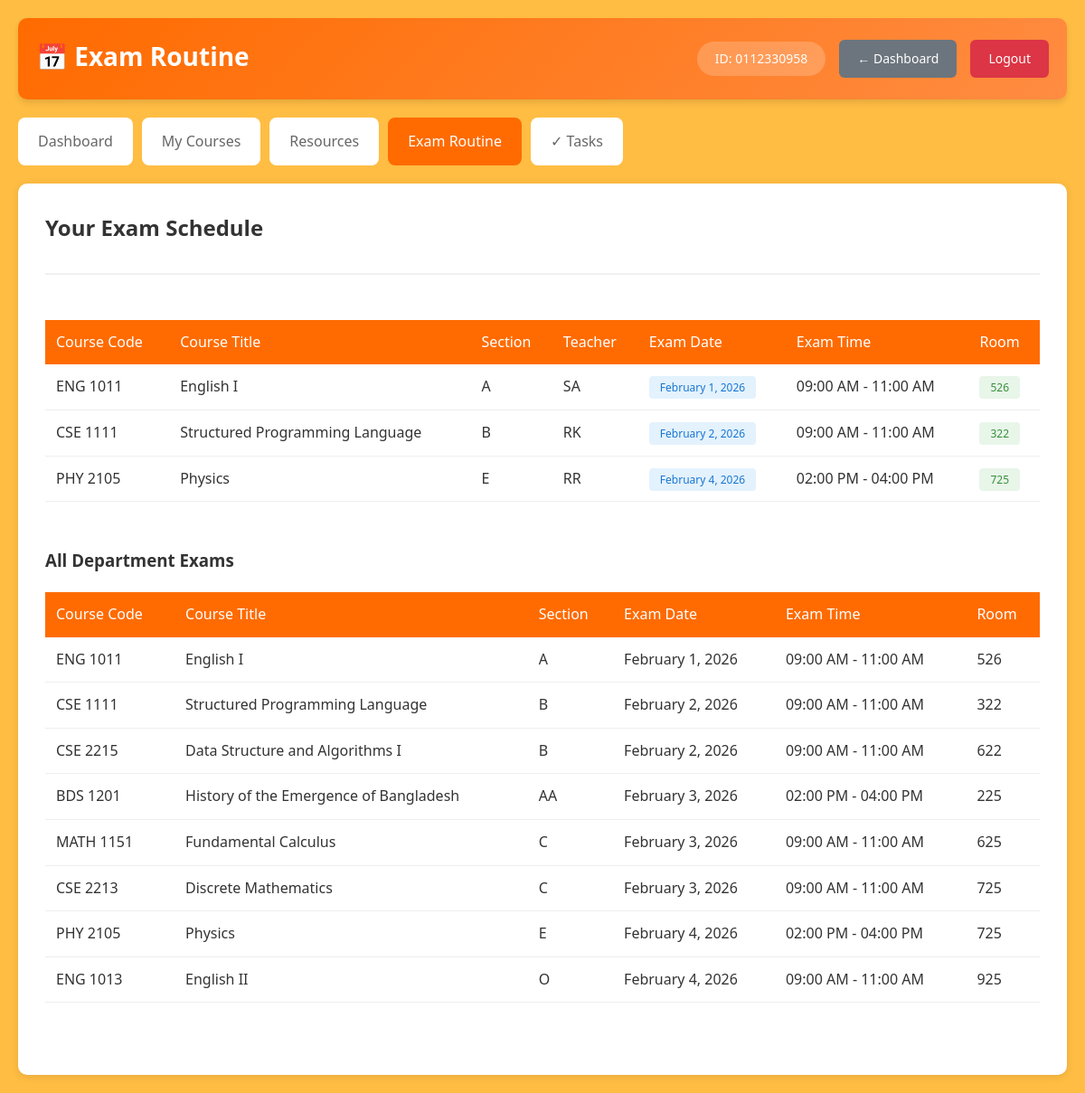
Page /exam_routine.php (signed in) on the committed database.
### tables this page shows
CREATE TABLE examroutine (
  id INT NOT NULL AUTO_INCREMENT,
  dept VARCHAR(20) NOT NULL,
  course_code VARCHAR(100) NOT NULL,
  course_title VARCHAR(100) NOT NULL,
  section VARCHAR(100) NOT NULL,
  teacher VARCHAR(100) NOT NULL,
  exam_date VARCHAR(100) NOT NULL,
  exam_time VARCHAR(100) NOT NULL,
  room VARCHAR(100) NOT NULL,
  PRIMARY KEY(id)
);

### exam_routine.php (the view, shortened to what this page needs)
<?php
include('includes/config.php');
$userId = $_SESSION['user_id'];
$sql = "SELECT er.*
        FROM examroutine er
        JOIN enroll e ON er.course_code = e.course_code
        WHERE e.userId='$userId'
        ORDER BY er.exam_date, er.exam_time";
$result = mysqli_query($conn, $sql);
$all_exams_sql = "SELECT * FROM examroutine ORDER BY exam_date, exam_time";
$all_exams_result = mysqli_query($conn, $all_exams_sql);
?>
<!DOCTYPE html>
<html lang="en">
<head>
    <link rel="stylesheet" href="assets/css/style.css">
</head>
<body>
    <div class="container">
        <header class="main-header">
            <div class="header-left">
                <h1>📅 Exam Routine</h1>
            </div>
            <div class="header-right">
                <div class="user-info">
                    <span>ID: <?php echo $_SESSION['user_id']; ?></span>
                </div>
                <a href="dashboard.php" class="btn btn-secondary">← Dashboard</a>
                <a href="includes/logout.php" class="btn btn-logout">Logout</a>
            </div>
        </header>
        <nav class="main-nav">
            <a href="dashboard.php" class="nav-link">Dashboard</a>
            <a href="courses.php" class="nav-link">My Courses</a>
            <a href="resources.php" class="nav-link">Resources</a>
            <a href="exam_routine.php" class="nav-link active">Exam Routine</a>
            <a href="tasks.php" class="nav-link">✓ Tasks</a>
        </nav>
        <div class="content">
            <div class="content-header">
                <h2>Your Exam Schedule</h2>
            </div>
            <?php if(mysqli_num_rows($result) > 0): ?>
                <div class="table-container">
                    <table class="data-table">
                        <thead>
                            <tr>
                                <th>Course Code</th>
                                <th>Course Title</th>
                                <th>Section</th>
                                <th>Teacher</th>
                                <th>Exam Date</th>
                                <th>Exam Time</th>
                                <th>Room</th>
                            </tr>
                        </thead>
                        <tbody>
                            <?php while($row = mysqli_fetch_assoc($result)): ?>
                            <tr>
                                <td><?php echo $row['course_code']; ?></td>
                                <td><?php echo $row['course_title']; ?></td>
                                <td><?php echo $row['section']; ?></td>
                                <td><?php echo $row['teacher']; ?></td>
                                <td>
                                    <span class="date-badge"><?php echo $row['exam_date']; ?></span>
                                </td>
                                <td><?php echo $row['exam_time']; ?></td>
                                <td>
                                    <span class="room-badge"><?php echo $row['room']; ?></span>
                                </td>
                            </tr>
                            <?php endwhile; ?>
                        </tbody>
                    </table>
                </div>
            <?php else: ?>
                <div class="no-data">
                    <p> No exam routine found for your enrolled courses.</p>
                </div>
            <?php endif; ?>
            <div class="content-section">
                <h3> All Department Exams</h3>
                <div class="table-container">
                    <table class="data-table">
                        <thead>
                            <tr>
                                <th>Course Code</th>
                                <th>Course Title</th>
                                <th>Section</th>
                                <th>Exam Date</th>
                                <th>Exam Time</th>
                                <th>Room</th>
                            </tr>
                        </thead>
                        <tbody>
                            <?php while($exam = mysqli_fetch_assoc($all_exams_result)): ?>
                            <tr>
                                <td><?php echo $exam['course_code']; ?></td>
                                <td><?php echo $exam['course_title']; ?></td>
                                <td><?php echo $exam['section']; ?></td>
                                <td><?php echo $exam['exam_date']; ?></td>
                                <td><?php echo $exam['exam_time']; ?></td>
                                <td><?php echo $exam['room']; ?></td>
                            </tr>
                            <?php endwhile; ?>
                        </tbody>
                    </table>
                </div>
            </div>
        </div>
    </div>
</body>
</html>

### assets/css/style.css (style rules this page uses)
* { margin: 0; padding: 0; box-sizing: border-box; }
body { font-family: 'Segoe UI', Tahoma, Geneva, Verdana, sans-serif; line-height: 1.6; color: #333; background: rgba(255, 166, 0, 0.737); }
.container { max-width: 1200px; margin: 0 auto; padding: 0 20px; }
.main-header { background: linear-gradient(135deg, #ff6b00, #ff8c42); color: white; padding: 20px; border-radius: 10px; margin: 20px 0; display: flex; justify-content: space-between; align-items: center; box-shadow: 0 4px 6px rgba(0,0,0,0.1); }
.header-left h1 { font-size: 28px; margin-bottom: 5px; }
.header-right { display: flex; align-items: center; gap: 15px; }
.user-info { background: rgba(255,255,255,0.2); padding: 8px 15px; border-radius: 20px; font-size: 14px; }
.user-info span { margin: 0 5px; }
.main-nav { display: flex; gap: 10px; margin: 20px 0; flex-wrap: wrap; }
.nav-link { padding: 12px 20px; background: white; border-radius: 8px; text-decoration: none; color: #666; font-weight: 500; transition: all 0.3s; border: 2px solid transparent; }
.nav-link.active { background: #ff6b00; color: white; border-color: #ff6b00; }
.btn { padding: 10px 20px; border: none; border-radius: 6px; cursor: pointer; font-weight: 500; text-decoration: none; display: inline-block; transition: all 0.3s; font-size: 14px; }
.btn-secondary { background: #6c757d; color: white; }
.btn-logout { background: #dc3545; color: white; }
.content { background: white; padding: 30px; border-radius: 10px; margin: 20px 0; box-shadow: 0 2px 10px rgba(0,0,0,0.1); }
.content-header { margin-bottom: 30px; padding-bottom: 20px; border-bottom: 2px solid #f0f0f0; }
.content-header h2 { color: #333; margin-bottom: 10px; }
.content-section { margin: 30px 0; }
.table-container { overflow-x: auto; }
.data-table { width: 100%; border-collapse: collapse; margin: 20px 0; }
.data-table th { background: #ff6b00; color: white; padding: 12px; text-align: left; font-weight: 500; }
.data-table td { padding: 12px; border-bottom: 1px solid #eee; }
.date-badge { background: #e3f2fd; color: #1976d2; padding: 4px 12px; border-radius: 4px; font-size: 12px; }
.room-badge { background: #e8f5e9; color: #388e3c; padding: 4px 12px; border-radius: 4px; font-size: 12px; }

### rows in the picture
examroutine: course_code "ENG 1011", course_title "English I", section "A", teacher "SA", exam_date "February 1, 2026", exam_time "09:00 AM - 11:00 AM", room "526"
examroutine: course_code "CSE 1111", course_title "Structured Programming Language", section "B", teacher "RK", exam_date "February 2, 2026", exam_time "09:00 AM - 11:00 AM", room "322"
examroutine: course_code "PHY 2105", course_title "Physics", section "E", teacher "RR", exam_date "February 4, 2026", exam_time "02:00 PM - 04:00 PM", room "725"
examroutine: course_code "CSE 2215", course_title "Data Structure and Algorithms I", section "B", exam_date "February 2, 2026", exam_time "09:00 AM - 11:00 AM", room "622"
examroutine: course_code "BDS 1201", course_title "History of the Emergence of Bangladesh", section "AA", exam_date "February 3, 2026", exam_time "02:00 PM - 04:00 PM", room "225"
examroutine: course_code "MATH 1151", course_title "Fundamental Calculus", section "C", exam_date "February 3, 2026", exam_time "09:00 AM - 11:00 AM", room "625"
examroutine: course_code "CSE 2213", course_title "Discrete Mathematics", section "C", exam_date "February 3, 2026", exam_time "09:00 AM - 11:00 AM", room "725"
examroutine: course_code "ENG 1013", course_title "English II", section "O", exam_date "February 4, 2026", exam_time "09:00 AM - 11:00 AM", room "925"

### other values in the picture
$_SESSION['user_id'] "0112330958"
